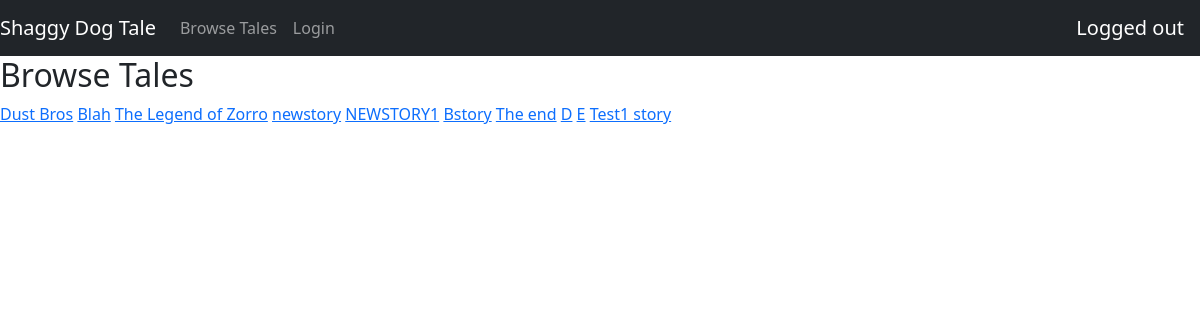
The app's page /shaggydogtale/browse, older data.
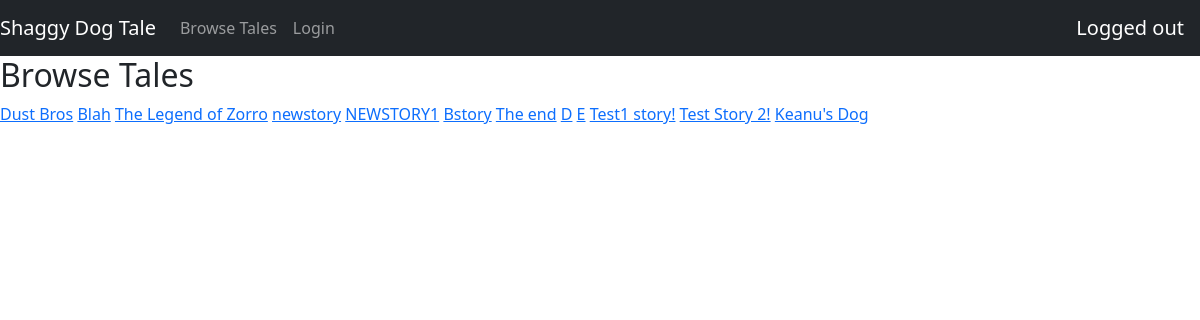
The same page, newer data.
### shaggydogtale/models.py (models this page shows, shortened)
class Story(models.Model):
    title = models.CharField(max_length=100)
    beginning = models.TextField(max_length=2000)
    middle = models.TextField(max_length=2000)
    end = models.TextField(max_length=2000)

### shaggydogtale/views.py (the view)
# urls.py: path('browse', views.Browse, name="browse"),
def Browse(request):
    stories = Story.objects.all()
    context = {
        'stories': stories
    }
    return render(request, 'shaggydogtale/browse.html', context)

### shaggydogtale/templates/shaggydogtale/browse.html
{% extends 'shaggydogtale/base.html' %}
{% block body %}
<h2>Browse Tales</h2>
    {% for story in stories %}
        <a href="{% url 'shaggydogtale:view' story.id %}">{{story.title}}</a>
    {% endfor %}
{% endblock body %}

Row changes from the older to the newer data that the page shows:
changed Story: title "Test1 story" → "Test1 story!"
added Story: title "Test Story 2!"
added Story: title "Keanu's Dog"
